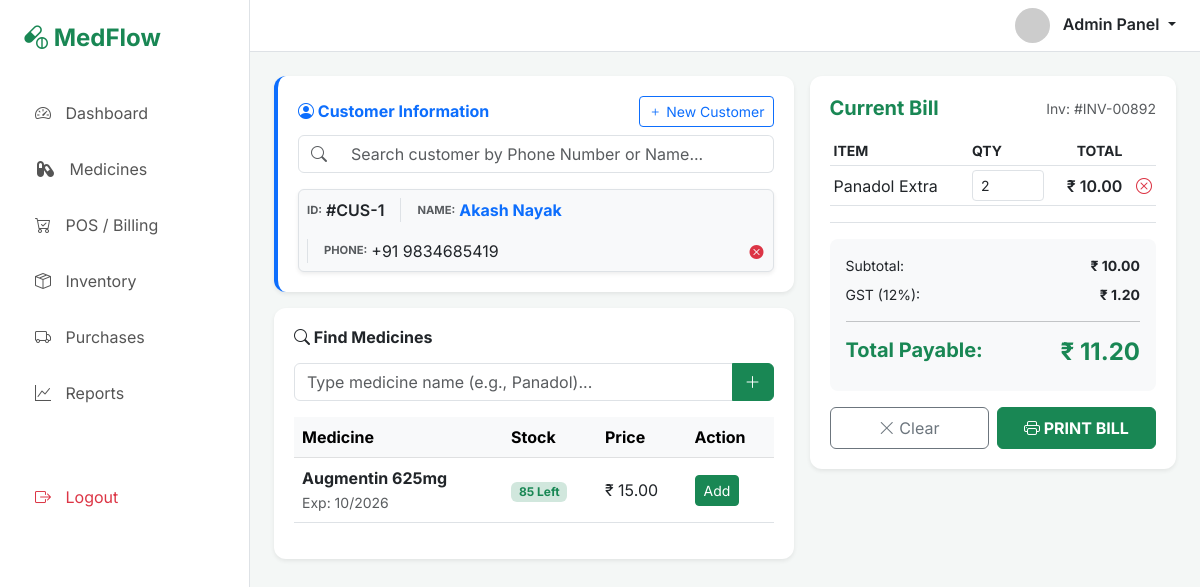
/point-of-sale/, run on an earlier commit of the app's database.
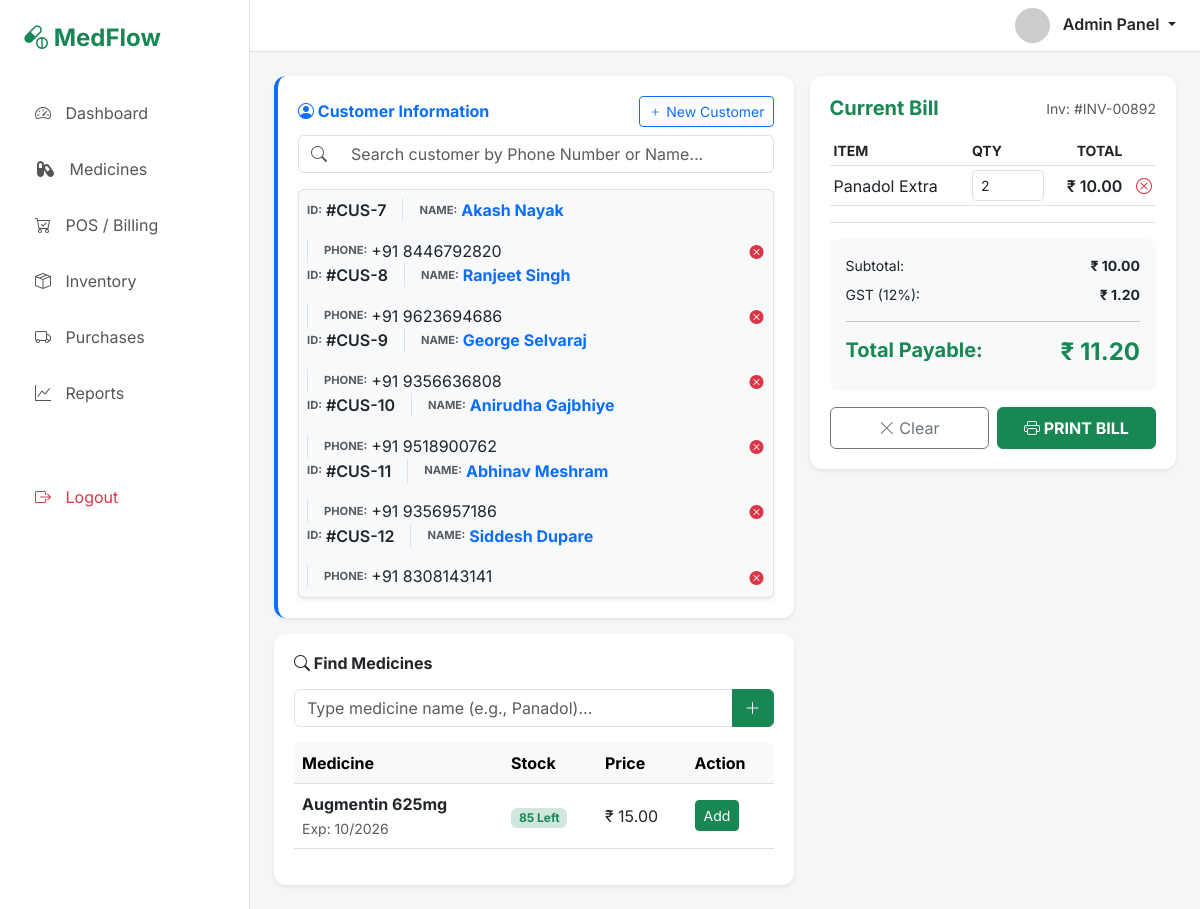
And on a later commit of the database.
### medflowapp/models.py (models this page shows)
class Customers(models.Model):
    customer_name = models.CharField(max_length=100)
    customer_phone = models.IntegerField()
    customer_address = models.TextField()
    created_at = models.DateTimeField(default=timezone.now())

### medflowapp/views.py (the view)
# urls.py: path('point-of-sale/', views.pos_billing, name='Point-of-Sale'),
def pos_billing(request):
    customer_details = Customers.objects.all()
    return render(request, 'medflowapp/POS_section.html', {"customer_details":customer_details})

### medflowapp/templates/medflowapp/POS_section.html (shortened to what the changed rows need)
{% extends 'layout/base.html' %}
{% block content %}
<div id="pos-module" class="module-content">
    <div class="row g-3">
        <div class="col-md-7">
            <div class="table-container mb-3 border-start border-4 border-primary">
                <div class="row">
                    <div class="col-md-12">
                        <div id="customerDetails" class="mt-3 p-2 border rounded bg-light shadow-sm">
                            {% for customer in customer_details %}
                            <div class="d-flex flex-wrap align-items-center gap-3">
                                <div class="d-flex align-items-center">
                                    <small class="text-uppercase fw-bold text-muted me-1"
                                        style="font-size: 0.7rem;">ID:</small>
                                    <span class="fw-semibold text-dark">#CUS-{{customer.id}}</span>
                                </div>
                                <div class="d-flex align-items-center border-start ps-3">
                                    <small class="text-uppercase fw-bold text-muted me-1"
                                        style="font-size: 0.7rem;">Name:</small>
                                    <span class="fw-bold text-primary">{{customer.customer_name}}</span>
                                </div>
                                <div class="d-flex align-items-center border-start ps-3">
                                    <small class="text-uppercase fw-bold text-muted me-1"
                                        style="font-size: 0.7rem;">Phone:</small>
                                    <span class="text-dark">+91 {{customer.customer_phone}}</span>
                                </div>
                                <div class="ms-auto">
                                    <button type="button" class="btn btn-sm text-danger p-0" title="Remove Customer"
                                        onclick="remove_customer('{{customer.id}}')">
                                        <i class="bi bi-x-circle-fill"></i>
                                    </button>
                                </div>
                            </div>
                            {% endfor %}
                        </div>
                    </div>
                </div>
            </div>
            <div class="table-container">
                <div class="table-responsive">
                    <table class="table table-hover align-middle">
                        <thead class="table-light">
                            <tr>
                                <th>Medicine</th>
                                <th>Stock</th>
                                <th>Price</th>
                                <th>Action</th>
                            </tr>
                        </thead>
                    </table>
                </div>
            </div>
        </div>
        <div class="col-md-5">
            <div class="table-container sticky-top" style="top: 20px;">
                <div class="pos-cart border-bottom mb-3">
                    <table class="table table-sm align-middle">
                        <thead>
                            <tr class="small text-uppercase text-muted">
                                <th>Item</th>
                                <th width="80">Qty</th>
                                <th class="text-end">Total</th>
                                <th></th>
                            </tr>
                        </thead>
                    </table>
                </div>
            </div>
        </div>
    </div>
</div>
{% endblock %}

What changed in the data, as far as the page shows it:
removed Customers: id "1", customer_name "Akash Nayak", customer_phone "9834685419"
added Customers: id "7", customer_name "Akash Nayak", customer_phone "8446792820"
added Customers: id "8", customer_name "Ranjeet Singh", customer_phone "9623694686"
added Customers: id "9", customer_name "George Selvaraj", customer_phone "9356636808"
added Customers: id "10", customer_name "Anirudha Gajbhiye", customer_phone "9518900762"
added Customers: id "11", customer_name "Abhinav Meshram", customer_phone "9356957186"
added Customers: id "12", customer_name "Siddesh Dupare", customer_phone "8308143141"
